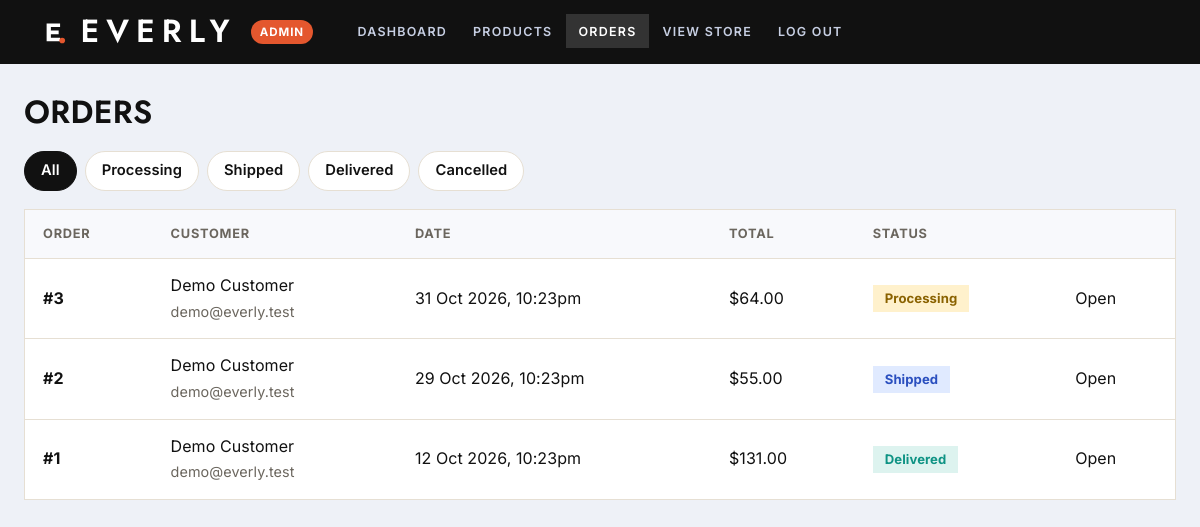
The app's page /admin/orders.php (signed in) with its own data.
### tables this page shows
CREATE TABLE orders (
    id INT AUTO_INCREMENT PRIMARY KEY,
    user_id INT NOT NULL,
    customer_name VARCHAR(150) NOT NULL,
    customer_email VARCHAR(150) NOT NULL,
    customer_phone VARCHAR(30) NOT NULL DEFAULT '',
    customer_address TEXT NOT NULL,
    subtotal DECIMAL(10,2) NOT NULL DEFAULT 0,
    shipping DECIMAL(10,2) NOT NULL DEFAULT 0,
    total DECIMAL(10,2) NOT NULL,
    status ENUM('Processing', 'Shipped', 'Delivered', 'Cancelled') NOT NULL DEFAULT 'Processing',
    created_at DATETIME DEFAULT CURRENT_TIMESTAMP,
    FOREIGN KEY (user_id) REFERENCES users(id)
);

CREATE TABLE users (
    id INT AUTO_INCREMENT PRIMARY KEY,
    name VARCHAR(150) NOT NULL,
    email VARCHAR(150) NOT NULL UNIQUE,
    password_hash VARCHAR(255) NOT NULL,
    is_admin TINYINT(1) NOT NULL DEFAULT 0,
    created_at DATETIME DEFAULT CURRENT_TIMESTAMP
);

### config.php (called while the page is built, shortened)
<?php
function money(float $amount): string {
    return '$' . number_format($amount, 2);
}
function e($value): string {
    return htmlspecialchars((string) $value, ENT_QUOTES, 'UTF-8');
}

### admin/orders.php (the view, shortened to what this page needs)
<?php
require __DIR__ . '/../config.php';
$statuses = ['Processing', 'Shipped', 'Delivered', 'Cancelled'];
$filter = $_GET['status'] ?? '';
if (!in_array($filter, $statuses, true)) { $filter = ''; }
$sql = 'SELECT o.*, u.email AS account_email FROM orders o JOIN users u ON u.id = o.user_id';
$params = [];
$sql .= ' ORDER BY o.created_at DESC';
$stmt = $pdo->prepare($sql);
$stmt->execute($params);
$orders = $stmt->fetchAll();
require __DIR__ . '/../includes/admin_header.php';
?>
<div class="admin-page-header"><h1>Orders</h1></div>
<div class="filter-pills">
    <a href="orders.php" class="<?= $filter === '' ? 'is-active' : '' ?>">All</a>
    <?php foreach ($statuses as $s): ?>
        <a href="orders.php?status=<?= e($s) ?>" class="<?= $filter === $s ? 'is-active' : '' ?>"><?= e($s) ?></a>
    <?php endforeach; ?>
</div>
<?php if (!$orders): ?>
    <div class="empty-state"><p>No orders here yet.</p></div>
<?php else: ?>
<div class="table-wrap">
    <table class="table">
        <thead><tr><th>Order</th><th>Customer</th><th>Date</th><th>Total</th><th>Status</th><th></th></tr></thead>
        <tbody>
        <?php foreach ($orders as $o): ?>
            <tr>
                <td><strong>#<?= (int) $o['id'] ?></strong></td>
                <td><?= e($o['customer_name']) ?><br><span class="muted small"><?= e($o['account_email']) ?></span></td>
                <td><?= e(date('j M Y, g:ia', strtotime($o['created_at']))) ?></td>
                <td><?= money((float) $o['total']) ?></td>
                <td><span class="status-pill status-<?= e($o['status']) ?>"><?= e($o['status']) ?></span></td>
                <td><a href="order_detail.php?id=<?= (int) $o['id'] ?>">Open</a></td>
            </tr>
        <?php endforeach; ?>
        </tbody>
    </table>
</div>
<?php endif; ?>
<?php require __DIR__ . '/../includes/admin_footer.php'; ?>

### assets/css/style.css (style rules this page uses)
:root { --ink: #17203A; --ink-2: #2A3556; --coral: #FF5B45; --coral-d: #E5432E; --sun: #FFC93C; --bg: #F4F6FA; --card: #FFFFFF; --line: #E1E5EE; --muted: #5B6783; --ok: #0E9384; --danger: #C2362B; --radius: 16px; --shadow: 0 1px 2px rgba(23, 32, 58, 0.05), 0 8px 24px rgba(23, 32, 58, 0.07); --shadow-up: 0 2px 4px rgba(23, 32, 58, 0.06), 0 16px 36px rgba(23, 32, 58, 0.12); }
* { box-sizing: border-box; }
html { scroll-behavior: smooth; }
body { margin: 0; background: var(--bg); color: var(--ink); font-family: "Inter", -apple-system, "Segoe UI", Helvetica, Arial, sans-serif; font-size: 16px; line-height: 1.6; -webkit-font-smoothing: antialiased; }
h1, h2, h3, h4 { font-family: "Jost", "Inter", sans-serif; font-weight: 700; letter-spacing: -0.02em; line-height: 1.12; margin: 0 0 0.45em; }
h1 { font-size: clamp(2rem, 4.4vw, 3rem); }
a { color: var(--ink); text-decoration: none; }
.muted { color: var(--muted); }
.small { font-size: 0.9rem; }
.table-wrap { background: var(--card); border-radius: var(--radius); box-shadow: var(--shadow); overflow-x: auto; }
.table { width: 100%; border-collapse: collapse; }
.table th { text-align: left; padding: 14px 18px; font-size: 0.8rem; text-transform: uppercase; letter-spacing: 0.06em; color: var(--muted); background: #F8F9FC; }
.table td { padding: 14px 18px; border-top: 1px solid var(--line); vertical-align: middle; }
.status-pill { display: inline-block; padding: 3px 12px; border-radius: 999px; font-size: 0.82rem; font-weight: 700; }
.status-Processing { background: #FFF1CC; color: #8A6200; }
.status-Shipped { background: #E0EAFF; color: #2A4FBF; }
.status-Delivered { background: #DDF3EF; color: var(--ok); }
:root { --ink: #111111; --ink-2: #2B2B2B; --coral: #E4572E; --coral-d: #C84520; --sun: #F3D9A4; --bg: #FBF8F3; --line: #E6DFD3; --muted: #6B665E; --radius: 0; --shadow: none; --shadow-up: 0 12px 30px rgba(17, 17, 17, 0.10); }
body { background: #fff; letter-spacing: 0.005em; }
h1, h2, h3, h4 { font-weight: 600; letter-spacing: 0.01em; text-transform: uppercase; }
h1 { font-size: clamp(2rem, 4.6vw, 3.4rem); line-height: 1.04; }
.save-pill, .status-pill, .pagination a, .pagination span, .alert, .empty-state, .toast { border-radius: 0; }
.filters, .summary-card, .panel, .ship-meter, .cart-row, .table-wrap { border-radius: 0; box-shadow: none; border: 1px solid var(--line); }

### assets/css/admin.css (style rules this page uses)
.admin-body { background: #EEF1F7; }
.admin-main h1 { font-size: 2rem; }
.admin-page-header { display: flex; justify-content: space-between; align-items: center; gap: 16px; margin-bottom: 22px; flex-wrap: wrap; }
.admin-page-header h1 { margin: 0; }
.filter-pills { display: flex; gap: 8px; flex-wrap: wrap; margin-bottom: 18px; }
.filter-pills a { padding: 7px 16px; border-radius: 999px; background: #fff; border: 1px solid var(--line); font-weight: 600; font-size: 0.92rem; }
.filter-pills a.is-active { background: var(--ink); color: #fff; border-color: var(--ink); }

### records on screen
orders: id "3", customer_name "Demo Customer", user.email "demo@everly.test", created_at "31 Oct 2026, 10:23pm", total "$64.00", status "Processing"
orders: id "2", customer_name "Demo Customer", user.email "demo@everly.test", created_at "29 Oct 2026, 10:23pm", total "$55.00", status "Shipped"
orders: id "1", customer_name "Demo Customer", user.email "demo@everly.test", created_at "12 Oct 2026, 10:23pm", total "$131.00", status "Delivered"

### other values on screen
$s "Processing"
$s "Shipped"
$s "Delivered"
$s "Cancelled"
